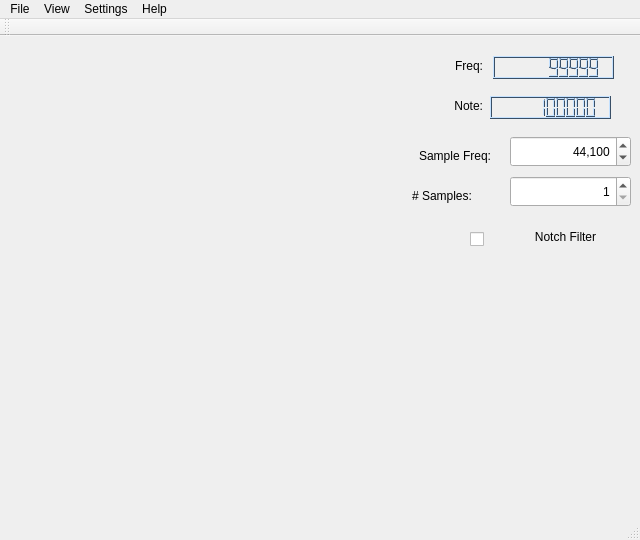
<?xml version="1.0" encoding="UTF-8"?>
<ui version="4.0">
 <class>MainWindow</class>
 <widget class="QMainWindow" name="MainWindow">
  <property name="geometry">
   <rect>
    <x>0</x>
    <y>0</y>
    <width>640</width>
    <height>540</height>
   </rect>
  </property>
  <property name="minimumSize">
   <size>
    <width>490</width>
    <height>200</height>
   </size>
  </property>
  <property name="windowTitle">
   <string>Qt5Guitune</string>
  </property>
  <property name="toolButtonStyle">
   <enum>Qt::ToolButtonFollowStyle</enum>
  </property>
  <widget class="QWidget" name="centralWidget">
   <widget class="QLabel" name="freqLabel">
    <property name="geometry">
     <rect>
      <x>420</x>
      <y>20</y>
      <width>63</width>
      <height>20</height>
     </rect>
    </property>
    <property name="text">
     <string>Freq:</string>
    </property>
    <property name="alignment">
     <set>Qt::AlignRight|Qt::AlignTrailing|Qt::AlignVCenter</set>
    </property>
   </widget>
   <widget class="QLCDNumber" name="freqView">
    <property name="geometry">
     <rect>
      <x>493</x>
      <y>20</y>
      <width>121</width>
      <height>23</height>
     </rect>
    </property>
    <property name="palette">
     <palette>
      <active>
       <colorrole role="WindowText">
        <brush brushstyle="SolidPattern">
         <color alpha="255">
          <red>0</red>
          <green>0</green>
          <blue>0</blue>
         </color>
        </brush>
       </colorrole>
       <colorrole role="Button">
        <brush brushstyle="SolidPattern">
         <color alpha="255">
          <red>114</red>
          <green>159</green>
          <blue>207</blue>
         </color>
        </brush>
       </colorrole>
       <colorrole role="Light">
        <brush brushstyle="SolidPattern">
         <color alpha="255">
          <red>196</red>
          <green>225</green>
          <blue>255</blue>
         </color>
        </brush>
       </colorrole>
       <colorrole role="Midlight">
        <brush brushstyle="SolidPattern">
         <color alpha="255">
          <red>155</red>
          <green>192</green>
          <blue>231</blue>
         </color>
        </brush>
       </colorrole>
       <colorrole role="Dark">
        <brush brushstyle="SolidPattern">
         <color alpha="255">
          <red>57</red>
          <green>79</green>
          <blue>103</blue>
         </color>
        </brush>
       </colorrole>
       <colorrole role="Mid">
        <brush brushstyle="SolidPattern">
         <color alpha="255">
          <red>76</red>
          <green>106</green>
          <blue>138</blue>
         </color>
        </brush>
       </colorrole>
       <colorrole role="Text">
        <brush brushstyle="SolidPattern">
         <color alpha="255">
          <red>0</red>
          <green>0</green>
          <blue>0</blue>
         </color>
        </brush>
       </colorrole>
       <colorrole role="BrightText">
        <brush brushstyle="SolidPattern">
         <color alpha="255">
          <red>255</red>
          <green>255</green>
          <blue>255</blue>
         </color>
        </brush>
       </colorrole>
       <colorrole role="ButtonText">
        <brush brushstyle="SolidPattern">
         <color alpha="255">
          <red>0</red>
          <green>0</green>
          <blue>0</blue>
         </color>
        </brush>
       </colorrole>
       <colorrole role="Base">
        <brush brushstyle="SolidPattern">
         <color alpha="255">
          <red>255</red>
          <green>255</green>
          <blue>255</blue>
         </color>
        </brush>
       </colorrole>
       <colorrole role="Window">
        <brush brushstyle="SolidPattern">
         <color alpha="255">
          <red>114</red>
          <green>159</green>
          <blue>207</blue>
         </color>
        </brush>
       </colorrole>
       <colorrole role="Shadow">
        <brush brushstyle="SolidPattern">
         <color alpha="255">
          <red>0</red>
          <green>0</green>
          <blue>0</blue>
         </color>
        </brush>
       </colorrole>
       <colorrole role="AlternateBase">
        <brush brushstyle="SolidPattern">
         <color alpha="255">
          <red>184</red>
          <green>207</green>
          <blue>231</blue>
         </color>
        </brush>
       </colorrole>
       <colorrole role="ToolTipBase">
        <brush brushstyle="SolidPattern">
         <color alpha="255">
          <red>255</red>
          <green>255</green>
          <blue>220</blue>
         </color>
        </brush>
       </colorrole>
       <colorrole role="ToolTipText">
        <brush brushstyle="SolidPattern">
         <color alpha="255">
          <red>0</red>
          <green>0</green>
          <blue>0</blue>
         </color>
        </brush>
       </colorrole>
      </active>
      <inactive>
       <colorrole role="WindowText">
        <brush brushstyle="SolidPattern">
         <color alpha="255">
          <red>0</red>
          <green>0</green>
          <blue>0</blue>
         </color>
        </brush>
       </colorrole>
       <colorrole role="Button">
        <brush brushstyle="SolidPattern">
         <color alpha="255">
          <red>114</red>
          <green>159</green>
          <blue>207</blue>
         </color>
        </brush>
       </colorrole>
       <colorrole role="Light">
        <brush brushstyle="SolidPattern">
         <color alpha="255">
          <red>196</red>
          <green>225</green>
          <blue>255</blue>
         </color>
        </brush>
       </colorrole>
       <colorrole role="Midlight">
        <brush brushstyle="SolidPattern">
         <color alpha="255">
          <red>155</red>
          <green>192</green>
          <blue>231</blue>
         </color>
        </brush>
       </colorrole>
       <colorrole role="Dark">
        <brush brushstyle="SolidPattern">
         <color alpha="255">
          <red>57</red>
          <green>79</green>
          <blue>103</blue>
         </color>
        </brush>
       </colorrole>
       <colorrole role="Mid">
        <brush brushstyle="SolidPattern">
         <color alpha="255">
          <red>76</red>
          <green>106</green>
          <blue>138</blue>
         </color>
        </brush>
       </colorrole>
       <colorrole role="Text">
        <brush brushstyle="SolidPattern">
         <color alpha="255">
          <red>0</red>
          <green>0</green>
          <blue>0</blue>
         </color>
        </brush>
       </colorrole>
       <colorrole role="BrightText">
        <brush brushstyle="SolidPattern">
         <color alpha="255">
          <red>255</red>
          <green>255</green>
          <blue>255</blue>
         </color>
        </brush>
       </colorrole>
       <colorrole role="ButtonText">
        <brush brushstyle="SolidPattern">
         <color alpha="255">
          <red>0</red>
          <green>0</green>
          <blue>0</blue>
         </color>
        </brush>
       </colorrole>
       <colorrole role="Base">
        <brush brushstyle="SolidPattern">
         <color alpha="255">
          <red>255</red>
          <green>255</green>
          <blue>255</blue>
         </color>
        </brush>
       </colorrole>
       <colorrole role="Window">
        <brush brushstyle="SolidPattern">
         <color alpha="255">
          <red>114</red>
          <green>159</green>
          <blue>207</blue>
         </color>
        </brush>
       </colorrole>
       <colorrole role="Shadow">
        <brush brushstyle="SolidPattern">
         <color alpha="255">
          <red>0</red>
          <green>0</green>
          <blue>0</blue>
         </color>
        </brush>
       </colorrole>
       <colorrole role="AlternateBase">
        <brush brushstyle="SolidPattern">
         <color alpha="255">
          <red>184</red>
          <green>207</green>
          <blue>231</blue>
         </color>
        </brush>
       </colorrole>
       <colorrole role="ToolTipBase">
        <brush brushstyle="SolidPattern">
         <color alpha="255">
          <red>255</red>
          <green>255</green>
          <blue>220</blue>
         </color>
        </brush>
       </colorrole>
       <colorrole role="ToolTipText">
        <brush brushstyle="SolidPattern">
         <color alpha="255">
          <red>0</red>
          <green>0</green>
          <blue>0</blue>
         </color>
        </brush>
       </colorrole>
      </inactive>
      <disabled>
       <colorrole role="WindowText">
        <brush brushstyle="SolidPattern">
         <color alpha="255">
          <red>57</red>
          <green>79</green>
          <blue>103</blue>
         </color>
        </brush>
       </colorrole>
       <colorrole role="Button">
        <brush brushstyle="SolidPattern">
         <color alpha="255">
          <red>114</red>
          <green>159</green>
          <blue>207</blue>
         </color>
        </brush>
       </colorrole>
       <colorrole role="Light">
        <brush brushstyle="SolidPattern">
         <color alpha="255">
          <red>196</red>
          <green>225</green>
          <blue>255</blue>
         </color>
        </brush>
       </colorrole>
       <colorrole role="Midlight">
        <brush brushstyle="SolidPattern">
         <color alpha="255">
          <red>155</red>
          <green>192</green>
          <blue>231</blue>
         </color>
        </brush>
       </colorrole>
       <colorrole role="Dark">
        <brush brushstyle="SolidPattern">
         <color alpha="255">
          <red>57</red>
          <green>79</green>
          <blue>103</blue>
         </color>
        </brush>
       </colorrole>
       <colorrole role="Mid">
        <brush brushstyle="SolidPattern">
         <color alpha="255">
          <red>76</red>
          <green>106</green>
          <blue>138</blue>
         </color>
        </brush>
       </colorrole>
       <colorrole role="Text">
        <brush brushstyle="SolidPattern">
         <color alpha="255">
          <red>57</red>
          <green>79</green>
          <blue>103</blue>
         </color>
        </brush>
       </colorrole>
       <colorrole role="BrightText">
        <brush brushstyle="SolidPattern">
         <color alpha="255">
          <red>255</red>
          <green>255</green>
          <blue>255</blue>
         </color>
        </brush>
       </colorrole>
       <colorrole role="ButtonText">
        <brush brushstyle="SolidPattern">
         <color alpha="255">
          <red>57</red>
          <green>79</green>
          <blue>103</blue>
         </color>
        </brush>
       </colorrole>
       <colorrole role="Base">
        <brush brushstyle="SolidPattern">
         <color alpha="255">
          <red>114</red>
          <green>159</green>
          <blue>207</blue>
         </color>
        </brush>
       </colorrole>
       <colorrole role="Window">
        <brush brushstyle="SolidPattern">
         <color alpha="255">
          <red>114</red>
          <green>159</green>
          <blue>207</blue>
         </color>
        </brush>
       </colorrole>
       <colorrole role="Shadow">
        <brush brushstyle="SolidPattern">
         <color alpha="255">
          <red>0</red>
          <green>0</green>
          <blue>0</blue>
         </color>
        </brush>
       </colorrole>
       <colorrole role="AlternateBase">
        <brush brushstyle="SolidPattern">
         <color alpha="255">
          <red>114</red>
          <green>159</green>
          <blue>207</blue>
         </color>
        </brush>
       </colorrole>
       <colorrole role="ToolTipBase">
        <brush brushstyle="SolidPattern">
         <color alpha="255">
          <red>255</red>
          <green>255</green>
          <blue>220</blue>
         </color>
        </brush>
       </colorrole>
       <colorrole role="ToolTipText">
        <brush brushstyle="SolidPattern">
         <color alpha="255">
          <red>0</red>
          <green>0</green>
          <blue>0</blue>
         </color>
        </brush>
       </colorrole>
      </disabled>
     </palette>
    </property>
    <property name="font">
     <font>
      <family>Droid Sans</family>
      <weight>75</weight>
      <bold>true</bold>
     </font>
    </property>
    <property name="digitCount">
     <number>9</number>
    </property>
    <property name="intValue" stdset="0">
     <number>99999</number>
    </property>
   </widget>
   <widget class="QLabel" name="nfreqLabel">
    <property name="geometry">
     <rect>
      <x>420</x>
      <y>60</y>
      <width>63</width>
      <height>20</height>
     </rect>
    </property>
    <property name="text">
     <string>Note:</string>
    </property>
    <property name="alignment">
     <set>Qt::AlignRight|Qt::AlignTrailing|Qt::AlignVCenter</set>
    </property>
   </widget>
   <widget class="QLCDNumber" name="nfreqView">
    <property name="geometry">
     <rect>
      <x>490</x>
      <y>60</y>
      <width>121</width>
      <height>23</height>
     </rect>
    </property>
    <property name="palette">
     <palette>
      <active>
       <colorrole role="WindowText">
        <brush brushstyle="SolidPattern">
         <color alpha="255">
          <red>0</red>
          <green>0</green>
          <blue>0</blue>
         </color>
        </brush>
       </colorrole>
       <colorrole role="Button">
        <brush brushstyle="SolidPattern">
         <color alpha="255">
          <red>114</red>
          <green>159</green>
          <blue>207</blue>
         </color>
        </brush>
       </colorrole>
       <colorrole role="Light">
        <brush brushstyle="SolidPattern">
         <color alpha="255">
          <red>196</red>
          <green>225</green>
          <blue>255</blue>
         </color>
        </brush>
       </colorrole>
       <colorrole role="Midlight">
        <brush brushstyle="SolidPattern">
         <color alpha="255">
          <red>155</red>
          <green>192</green>
          <blue>231</blue>
         </color>
        </brush>
       </colorrole>
       <colorrole role="Dark">
        <brush brushstyle="SolidPattern">
         <color alpha="255">
          <red>57</red>
          <green>79</green>
          <blue>103</blue>
         </color>
        </brush>
       </colorrole>
       <colorrole role="Mid">
        <brush brushstyle="SolidPattern">
         <color alpha="255">
          <red>76</red>
          <green>106</green>
          <blue>138</blue>
         </color>
        </brush>
       </colorrole>
       <colorrole role="Text">
        <brush brushstyle="SolidPattern">
         <color alpha="255">
          <red>0</red>
          <green>0</green>
          <blue>0</blue>
         </color>
        </brush>
       </colorrole>
       <colorrole role="BrightText">
        <brush brushstyle="SolidPattern">
         <color alpha="255">
          <red>255</red>
          <green>255</green>
          <blue>255</blue>
         </color>
        </brush>
       </colorrole>
       <colorrole role="ButtonText">
        <brush brushstyle="SolidPattern">
         <color alpha="255">
          <red>0</red>
          <green>0</green>
          <blue>0</blue>
         </color>
        </brush>
       </colorrole>
       <colorrole role="Base">
        <brush brushstyle="SolidPattern">
         <color alpha="255">
          <red>255</red>
          <green>255</green>
          <blue>255</blue>
         </color>
        </brush>
       </colorrole>
       <colorrole role="Window">
        <brush brushstyle="SolidPattern">
         <color alpha="255">
          <red>114</red>
          <green>159</green>
          <blue>207</blue>
         </color>
        </brush>
       </colorrole>
       <colorrole role="Shadow">
        <brush brushstyle="SolidPattern">
         <color alpha="255">
          <red>0</red>
          <green>0</green>
          <blue>0</blue>
         </color>
        </brush>
       </colorrole>
       <colorrole role="AlternateBase">
        <brush brushstyle="SolidPattern">
         <color alpha="255">
          <red>184</red>
          <green>207</green>
          <blue>231</blue>
         </color>
        </brush>
       </colorrole>
       <colorrole role="ToolTipBase">
        <brush brushstyle="SolidPattern">
         <color alpha="255">
          <red>255</red>
          <green>255</green>
          <blue>220</blue>
         </color>
        </brush>
       </colorrole>
       <colorrole role="ToolTipText">
        <brush brushstyle="SolidPattern">
         <color alpha="255">
          <red>0</red>
          <green>0</green>
          <blue>0</blue>
         </color>
        </brush>
       </colorrole>
      </active>
      <inactive>
       <colorrole role="WindowText">
        <brush brushstyle="SolidPattern">
         <color alpha="255">
          <red>0</red>
          <green>0</green>
          <blue>0</blue>
         </color>
        </brush>
       </colorrole>
       <colorrole role="Button">
        <brush brushstyle="SolidPattern">
         <color alpha="255">
          <red>114</red>
          <green>159</green>
          <blue>207</blue>
         </color>
        </brush>
       </colorrole>
       <colorrole role="Light">
        <brush brushstyle="SolidPattern">
         <color alpha="255">
          <red>196</red>
          <green>225</green>
          <blue>255</blue>
         </color>
        </brush>
       </colorrole>
       <colorrole role="Midlight">
        <brush brushstyle="SolidPattern">
         <color alpha="255">
          <red>155</red>
          <green>192</green>
          <blue>231</blue>
         </color>
        </brush>
       </colorrole>
       <colorrole role="Dark">
        <brush brushstyle="SolidPattern">
         <color alpha="255">
          <red>57</red>
          <green>79</green>
          <blue>103</blue>
         </color>
        </brush>
       </colorrole>
       <colorrole role="Mid">
        <brush brushstyle="SolidPattern">
         <color alpha="255">
          <red>76</red>
          <green>106</green>
          <blue>138</blue>
         </color>
        </brush>
       </colorrole>
       <colorrole role="Text">
        <brush brushstyle="SolidPattern">
         <color alpha="255">
          <red>0</red>
          <green>0</green>
          <blue>0</blue>
         </color>
        </brush>
       </colorrole>
       <colorrole role="BrightText">
        <brush brushstyle="SolidPattern">
         <color alpha="255">
          <red>255</red>
          <green>255</green>
          <blue>255</blue>
         </color>
        </brush>
       </colorrole>
       <colorrole role="ButtonText">
        <brush brushstyle="SolidPattern">
         <color alpha="255">
          <red>0</red>
          <green>0</green>
          <blue>0</blue>
         </color>
        </brush>
       </colorrole>
       <colorrole role="Base">
        <brush brushstyle="SolidPattern">
         <color alpha="255">
          <red>255</red>
          <green>255</green>
          <blue>255</blue>
         </color>
        </brush>
       </colorrole>
       <colorrole role="Window">
        <brush brushstyle="SolidPattern">
         <color alpha="255">
          <red>114</red>
          <green>159</green>
          <blue>207</blue>
         </color>
        </brush>
       </colorrole>
       <colorrole role="Shadow">
        <brush brushstyle="SolidPattern">
         <color alpha="255">
          <red>0</red>
          <green>0</green>
          <blue>0</blue>
         </color>
        </brush>
       </colorrole>
       <colorrole role="AlternateBase">
        <brush brushstyle="SolidPattern">
         <color alpha="255">
          <red>184</red>
          <green>207</green>
          <blue>231</blue>
         </color>
        </brush>
       </colorrole>
       <colorrole role="ToolTipBase">
        <brush brushstyle="SolidPattern">
         <color alpha="255">
          <red>255</red>
          <green>255</green>
          <blue>220</blue>
         </color>
        </brush>
       </colorrole>
       <colorrole role="ToolTipText">
        <brush brushstyle="SolidPattern">
         <color alpha="255">
          <red>0</red>
          <green>0</green>
          <blue>0</blue>
         </color>
        </brush>
       </colorrole>
      </inactive>
      <disabled>
       <colorrole role="WindowText">
        <brush brushstyle="SolidPattern">
         <color alpha="255">
          <red>57</red>
          <green>79</green>
          <blue>103</blue>
         </color>
        </brush>
       </colorrole>
       <colorrole role="Button">
        <brush brushstyle="SolidPattern">
         <color alpha="255">
          <red>114</red>
          <green>159</green>
          <blue>207</blue>
         </color>
        </brush>
       </colorrole>
       <colorrole role="Light">
        <brush brushstyle="SolidPattern">
         <color alpha="255">
          <red>196</red>
          <green>225</green>
          <blue>255</blue>
         </color>
        </brush>
       </colorrole>
       <colorrole role="Midlight">
        <brush brushstyle="SolidPattern">
         <color alpha="255">
          <red>155</red>
          <green>192</green>
          <blue>231</blue>
         </color>
        </brush>
       </colorrole>
       <colorrole role="Dark">
        <brush brushstyle="SolidPattern">
         <color alpha="255">
          <red>57</red>
          <green>79</green>
          <blue>103</blue>
         </color>
        </brush>
       </colorrole>
       <colorrole role="Mid">
        <brush brushstyle="SolidPattern">
         <color alpha="255">
          <red>76</red>
          <green>106</green>
          <blue>138</blue>
         </color>
        </brush>
       </colorrole>
       <colorrole role="Text">
        <brush brushstyle="SolidPattern">
         <color alpha="255">
          <red>57</red>
          <green>79</green>
          <blue>103</blue>
         </color>
        </brush>
       </colorrole>
       <colorrole role="BrightText">
        <brush brushstyle="SolidPattern">
         <color alpha="255">
          <red>255</red>
          <green>255</green>
          <blue>255</blue>
         </color>
        </brush>
       </colorrole>
       <colorrole role="ButtonText">
        <brush brushstyle="SolidPattern">
         <color alpha="255">
          <red>57</red>
          <green>79</green>
          <blue>103</blue>
         </color>
        </brush>
       </colorrole>
       <colorrole role="Base">
        <brush brushstyle="SolidPattern">
         <color alpha="255">
          <red>114</red>
          <green>159</green>
          <blue>207</blue>
         </color>
        </brush>
       </colorrole>
       <colorrole role="Window">
        <brush brushstyle="SolidPattern">
         <color alpha="255">
          <red>114</red>
          <green>159</green>
          <blue>207</blue>
         </color>
        </brush>
       </colorrole>
       <colorrole role="Shadow">
        <brush brushstyle="SolidPattern">
         <color alpha="255">
          <red>0</red>
          <green>0</green>
          <blue>0</blue>
         </color>
        </brush>
       </colorrole>
       <colorrole role="AlternateBase">
        <brush brushstyle="SolidPattern">
         <color alpha="255">
          <red>114</red>
          <green>159</green>
          <blue>207</blue>
         </color>
        </brush>
       </colorrole>
       <colorrole role="ToolTipBase">
        <brush brushstyle="SolidPattern">
         <color alpha="255">
          <red>255</red>
          <green>255</green>
          <blue>220</blue>
         </color>
        </brush>
       </colorrole>
       <colorrole role="ToolTipText">
        <brush brushstyle="SolidPattern">
         <color alpha="255">
          <red>0</red>
          <green>0</green>
          <blue>0</blue>
         </color>
        </brush>
       </colorrole>
      </disabled>
     </palette>
    </property>
    <property name="font">
     <font>
      <family>Carlito</family>
     </font>
    </property>
    <property name="digitCount">
     <number>9</number>
    </property>
    <property name="intValue" stdset="0">
     <number>999999</number>
    </property>
   </widget>
   <widget class="QLabel" name="sampleFreqLabel">
    <property name="geometry">
     <rect>
      <x>390</x>
      <y>110</y>
      <width>101</width>
      <height>20</height>
     </rect>
    </property>
    <property name="text">
     <string>Sample Freq:</string>
    </property>
    <property name="alignment">
     <set>Qt::AlignRight|Qt::AlignTrailing|Qt::AlignVCenter</set>
    </property>
   </widget>
   <widget class="QSpinBox" name="sampleFreqSpinBox">
    <property name="geometry">
     <rect>
      <x>510</x>
      <y>100</y>
      <width>121</width>
      <height>31</height>
     </rect>
    </property>
    <property name="mouseTracking">
     <bool>true</bool>
    </property>
    <property name="focusPolicy">
     <enum>Qt::NoFocus</enum>
    </property>
    <property name="styleSheet">
     <string notr="true">QSpinBox::up-button {
    subcontrol-origin: border;
    subcontrol-position: top right; /* position at the top right corner */

    width: 16px; /* 16 + 2*1px border-width = 15px padding + 3px parent border */
    border-image: url(:/images/spinup.png) 1;
    border-width: 1px;
}

QSpinBox::up-arrow {
    image: url(:/images/up_arrow.png);
    width: 7px;
    height: 7px;
}
QSpinBox::down-button {
    subcontrol-origin: border;
    subcontrol-position: bottom right; /* position at bottom right corner */

    width: 16px;
    border-image: url(:/images/spindown.png) 1;
    border-width: 1px;
    border-top-width: 0;
}

QSpinBox::down-arrow {
    image: url(:/images/down_arrow.png);
    width: 7px;
    height: 7px;
}

</string>
    </property>
    <property name="alignment">
     <set>Qt::AlignRight|Qt::AlignTrailing|Qt::AlignVCenter</set>
    </property>
    <property name="correctionMode">
     <enum>QAbstractSpinBox::CorrectToNearestValue</enum>
    </property>
    <property name="showGroupSeparator" stdset="0">
     <bool>true</bool>
    </property>
    <property name="maximum">
     <number>88200</number>
    </property>
    <property name="singleStep">
     <number>10</number>
    </property>
    <property name="value">
     <number>44100</number>
    </property>
   </widget>
   <widget class="QLabel" name="sampleNumberLabel">
    <property name="geometry">
     <rect>
      <x>412</x>
      <y>150</y>
      <width>81</width>
      <height>20</height>
     </rect>
    </property>
    <property name="text">
     <string># Samples:</string>
    </property>
   </widget>
   <widget class="QSpinBox" name="sampleNumberSpinBox">
    <property name="geometry">
     <rect>
      <x>510</x>
      <y>140</y>
      <width>121</width>
      <height>31</height>
     </rect>
    </property>
    <property name="styleSheet">
     <string notr="true">QSpinBox::up-button {
    subcontrol-origin: border;
    subcontrol-position: top right; /* position at the top right corner */

    width: 16px; /* 16 + 2*1px border-width = 15px padding + 3px parent border */
    border-image: url(:/images/spinup.png) 1;
    border-width: 1px;
}

QSpinBox::up-arrow {
    image: url(:/images/up_arrow.png);
    width: 7px;
    height: 7px;
}
QSpinBox::down-button {
    subcontrol-origin: border;
    subcontrol-position: bottom right; /* position at bottom right corner */

    width: 16px;
    border-image: url(:/images/spindown.png) 1;
    border-width: 1px;
    border-top-width: 0;
}

QSpinBox::down-arrow {
    image: url(:/images/down_arrow.png);
    width: 7px;
    height: 7px;
}

</string>
    </property>
    <property name="alignment">
     <set>Qt::AlignRight|Qt::AlignTrailing|Qt::AlignVCenter</set>
    </property>
    <property name="minimum">
     <number>1</number>
    </property>
    <property name="maximum">
     <number>8192</number>
    </property>
   </widget>
   <widget class="QCheckBox" name="notchFilterCheckBox">
    <property name="geometry">
     <rect>
      <x>470</x>
      <y>190</y>
      <width>31</width>
      <height>26</height>
     </rect>
    </property>
    <property name="text">
     <string/>
    </property>
   </widget>
   <widget class="QLabel" name="notchFilterLabel">
    <property name="geometry">
     <rect>
      <x>520</x>
      <y>190</y>
      <width>91</width>
      <height>21</height>
     </rect>
    </property>
    <property name="text">
     <string>Notch Filter</string>
    </property>
    <property name="alignment">
     <set>Qt::AlignCenter</set>
    </property>
   </widget>
   <widget class="OsziView" name="osziView" native="true">
    <property name="geometry">
     <rect>
      <x>10</x>
      <y>0</y>
      <width>380</width>
      <height>230</height>
     </rect>
    </property>
   </widget>
   <widget class="QWidget" name="horizontalLayoutWidget">
    <property name="geometry">
     <rect>
      <x>39</x>
      <y>260</y>
      <width>531</width>
      <height>141</height>
     </rect>
    </property>
    <layout class="QHBoxLayout" name="logViewLayout" stretch="0">
     <property name="leftMargin">
      <number>10</number>
     </property>
     <property name="topMargin">
      <number>10</number>
     </property>
     <property name="rightMargin">
      <number>10</number>
     </property>
     <property name="bottomMargin">
      <number>10</number>
     </property>
     <item>
      <widget class="LogView" name="logView" native="true"/>
     </item>
    </layout>
   </widget>
  </widget>
  <widget class="QMenuBar" name="menuBar">
   <property name="geometry">
    <rect>
     <x>0</x>
     <y>0</y>
     <width>640</width>
     <height>28</height>
    </rect>
   </property>
   <property name="nativeMenuBar">
    <bool>false</bool>
   </property>
   <widget class="QMenu" name="menuQt5GuiTune">
    <property name="title">
     <string>File</string>
    </property>
    <addaction name="actionSave_Config"/>
    <addaction name="actionQuit"/>
   </widget>
   <widget class="QMenu" name="menuView">
    <property name="title">
     <string>View</string>
    </property>
    <addaction name="actionShow_Toolbar"/>
    <addaction name="actionHide_Status_Bar"/>
    <addaction name="separator"/>
    <addaction name="actionOscilloscope"/>
    <addaction name="actionLog_View"/>
   </widget>
   <widget class="QMenu" name="menuSettings">
    <property name="title">
     <string>Settings</string>
    </property>
    <addaction name="actionTuning"/>
    <addaction name="actionScale"/>
    <addaction name="actionAudio_Settings"/>
   </widget>
   <widget class="QMenu" name="menuHelp">
    <property name="title">
     <string>Help</string>
    </property>
    <addaction name="actionManual"/>
    <addaction name="actionWhats_this"/>
    <addaction name="separator"/>
    <addaction name="actionReport_Bug"/>
    <addaction name="separator"/>
    <addaction name="actionChange_Language"/>
    <addaction name="separator"/>
    <addaction name="actionAbout_Qt5GuiTune"/>
   </widget>
   <addaction name="menuQt5GuiTune"/>
   <addaction name="menuView"/>
   <addaction name="menuSettings"/>
   <addaction name="menuHelp"/>
  </widget>
  <widget class="QToolBar" name="mainToolBar">
   <attribute name="toolBarArea">
    <enum>TopToolBarArea</enum>
   </attribute>
   <attribute name="toolBarBreak">
    <bool>false</bool>
   </attribute>
  </widget>
  <widget class="QStatusBar" name="statusBar"/>
  <action name="actionQuit">
   <property name="text">
    <string>Quit</string>
   </property>
  </action>
  <action name="actionManual">
   <property name="text">
    <string>Manual</string>
   </property>
  </action>
  <action name="actionWhats_this">
   <property name="text">
    <string>What's this?</string>
   </property>
  </action>
  <action name="actionReport_Bug">
   <property name="text">
    <string>Report Bug</string>
   </property>
  </action>
  <action name="actionChange_Language">
   <property name="text">
    <string>Change Language</string>
   </property>
   <property name="toolTip">
    <string>Change Language</string>
   </property>
  </action>
  <action name="actionAbout_Qt5GuiTune">
   <property name="text">
    <string>About Qt5GuiTune</string>
   </property>
  </action>
  <action name="actionTuning">
   <property name="text">
    <string>Tuning</string>
   </property>
  </action>
  <action name="actionScale">
   <property name="text">
    <string>Scale</string>
   </property>
  </action>
  <action name="actionAudio_Settings">
   <property name="text">
    <string>Audio Settings ...</string>
   </property>
  </action>
  <action name="actionShow_Toolbar">
   <property name="checkable">
    <bool>true</bool>
   </property>
   <property name="text">
    <string>Show Toolbar</string>
   </property>
  </action>
  <action name="actionHide_Status_Bar">
   <property name="checkable">
    <bool>true</bool>
   </property>
   <property name="text">
    <string>Hide Status Bar</string>
   </property>
  </action>
  <action name="actionOscilloscope">
   <property name="checkable">
    <bool>true</bool>
   </property>
   <property name="text">
    <string>Oscilloscope</string>
   </property>
  </action>
  <action name="actionLog_View">
   <property name="checkable">
    <bool>true</bool>
   </property>
   <property name="text">
    <string>Log View</string>
   </property>
  </action>
  <action name="actionSave_Config">
   <property name="text">
    <string>Save Config</string>
   </property>
  </action>
 </widget>
 <layoutdefault spacing="6" margin="11"/>
 <customwidgets>
  <customwidget>
   <class>OsziView</class>
   <extends>QWidget</extends>
   <header>osziview.h</header>
   <container>1</container>
  </customwidget>
  <customwidget>
   <class>LogView</class>
   <extends>QWidget</extends>
   <header>logview.h</header>
   <container>1</container>
  </customwidget>
 </customwidgets>
 <resources/>
 <connections/>
</ui>
